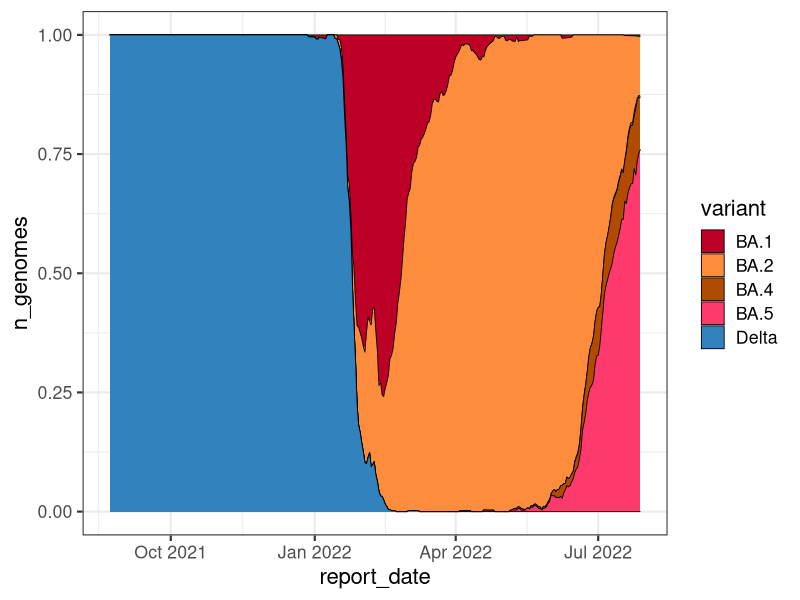

Reproduce this figure in R.
## ---- chunk 1
knitr::opts_chunk$set(
  fig.path = "images/"
)
## ---- chunk 2
library(lubridate)
library(tidyr)
library(ggplot2)


voc <- read.csv("data/community_variant_counts.csv")
voc$report_date <- ymd(voc$report_date)
tidy_voc <- pivot_longer(voc, !report_date, names_to = "variant", values_to = "n_genomes")

voc_pal <-   c(`Delta` = "#3182bd", 
               `BA.1` = "#bd0026", 
               `BA.2` = "#fd8d3c", 
               `BA.4` = "#B14B02",
               `BA.5` = "#FD3A6B",
               `BA.2.12.1` = "#fecc5c"
)


ggplot(tidy_voc, aes(report_date, n_genomes, fill=variant)) + 
    geom_area(position = 'fill', colour='black', size=0.3) +
    scale_fill_manual(values=voc_pal)+
    theme_bw(base_size = 16)  

